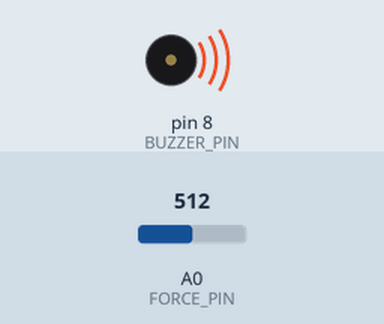
Bench run of a sketch on a simulated Arduino Uno, built with avr-gcc and run on an emulated ATmega328P. On the bench: buzzer (waves = sounding). The inputs (shaded band) are chosen by the test bench; at power-on: A0 (FORCE_PIN) = 512. What the sketch prints to the serial monitor is not drawn.

Above: at 0.1 s.
Timing chart, 0 to 1.6 s (numbered marks = the images above):
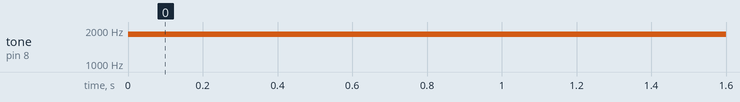

The sketch:

DZ_1.ino
```cpp
//Домашнее задание №1 к уроку№6 "Датчики и актуаторы - часть 2"

#define FORCE_PIN A0  //задаем номер пина для датчика силы нажатия
#define BUZZER_PIN 8  //задаем номер пина зуммера
#define MIN_FORCE 1000  //макс значение датчика
#define MAX_FORCE 2500  //мин значение датчика

void setup() {
    //задаем скорость обмена последовательного порта
  Serial.begin(9600);
}

void loop() {

    // считываем значение с датчика нажатия
    int sensorReading = analogRead(FORCE_PIN);

  //переводим сигнала с датчика к заданным пределам
    //учитываем максимально возможное значение,
    //получаемое от датчика при текущем подключении - 914
    sensorReading = map(sensorReading, 0, 914, MIN_FORCE, MAX_FORCE);

    //выводим на последовательный монитор сигнал датчика силы нажатия
    Serial.println(sensorReading);

    // вывод сигнала на зуммер
    tone(BUZZER_PIN, sensorReading);

    delay(1);

}
```

Measured:
- by itself, tone on pin 8 (BUZZER_PIN): silent → 1840 Hz at 0.00 s
